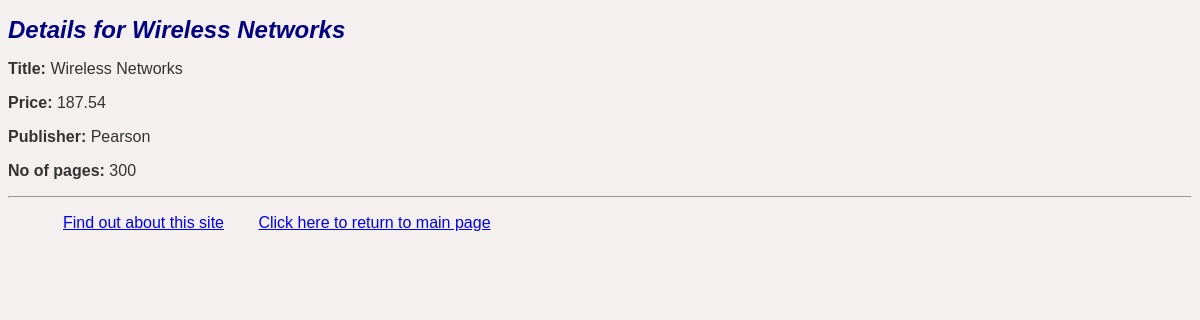
Screenshot of /myapp/2/ with the database file from the repository.
### myapp/models.py (models this page shows, shortened)
class Book(models.Model):
    title = models.CharField(max_length=200)  # Title of the book
    category = models.CharField(max_length=1, choices=CATEGORY_CHOICES, default='S')  # Category selection
    num_pages = models.PositiveIntegerField(default=100)  # Number of pages (must be positive)
    price = models.DecimalField(max_digits=10, decimal_places=2)  # Book price
    publisher = models.ForeignKey(Publisher, related_name='books', on_delete=models.CASCADE)
    description = models.TextField(blank=True, null=True)   # Description of the book

class Publisher(models.Model):
    name = models.CharField(max_length=200)  # Name of the publisher
    website = models.URLField()              # Publisher's official website URL
    city = models.CharField(max_length=20, blank=True)  # Optional city field
    country = models.CharField(max_length=50, default='USA') # Headquarter of the publisher
    def __str__(self):
         return self.name  # Return publisher name in admin interface

### myapp/views.py (the view)
# urls.py: path('<int:book_id>/', views.detail, name='detail'),        # URL for book detail page
def detail(request, book_id):
    book = get_object_or_404(Book, pk=book_id)
    return render(request, 'myapp/detail.html', {'book': book})

### myapp/templates/myapp/detail.html (shortened to what this page needs)
{% extends 'myapp/base.html' %}
{% block myhdg %}Details for {{ book.title }}{% endblock %}
{% block body_block %}
    <p><strong>Title:</strong> {{ book.title }}</p>
    <p><strong>Price:</strong> {{ book.price }}</p>
    <p><strong>Publisher:</strong> {{ book.publisher }}</p>
    <p><strong>No of pages:</strong> {{ book.num_pages }}</p>
{% endblock %}

### myapp/static/myapp/style.css (style rules this page uses)
body { background-color: #f5f0f0;; color: #333; font-family: Arial, sans-serif; }

### rows the page displays
Book: title "Wireless Networks", price "187.54", publisher "Pearson", num_pages "300"
